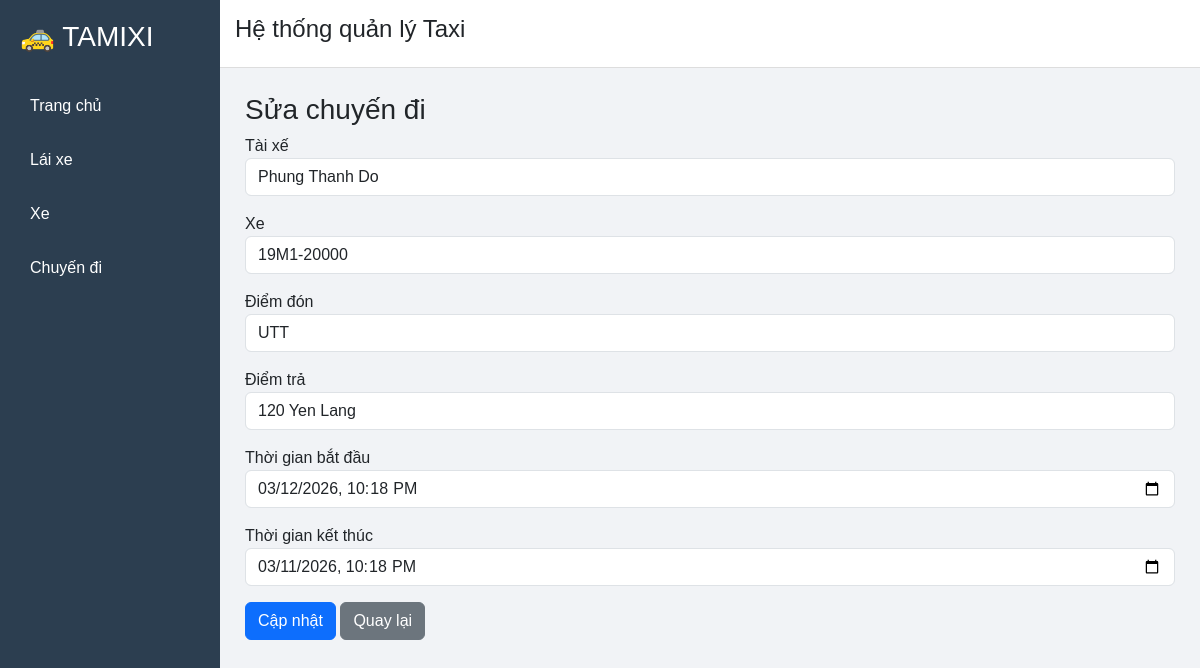
Before: /edit_trip/1 with the older database file.
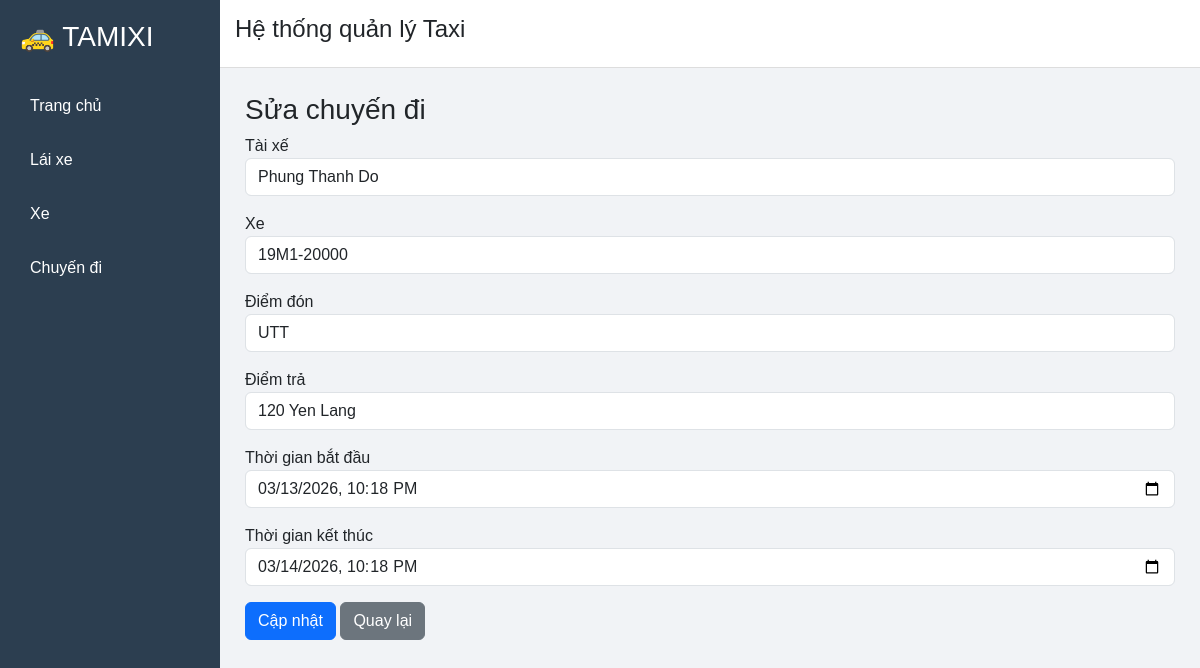
After: the same page with the newer database file.
### tables this page shows
CREATE TABLE Trips (
    trip_id INTEGER PRIMARY KEY AUTOINCREMENT,
    driver_id INTEGER,
    car_id INTEGER,
    pickup_location TEXT,
    dropoff_location TEXT,
    start_time DATETIME,
    end_time DATETIME,
    FOREIGN KEY(driver_id) REFERENCES Drivers(driver_id),
    FOREIGN KEY(car_id) REFERENCES Cars(car_id)
);

CREATE TABLE Drivers (
    driver_id INTEGER PRIMARY KEY AUTOINCREMENT,
    name TEXT NOT NULL,
    phone TEXT,
    license_number TEXT,
    status TEXT
);

CREATE TABLE Cars (
    car_id INTEGER PRIMARY KEY AUTOINCREMENT,
    plate_number TEXT NOT NULL,
    car_model TEXT,
    status TEXT
);

### app.py (the view, shortened to what this page needs)
@app.route("/edit_trip/<id>", methods=["GET","POST"])
def edit_trip(id):
    conn = get_db()
    cursor = conn.cursor()
    cursor.execute("SELECT * FROM Drivers")
    drivers = cursor.fetchall()
    cursor.execute("SELECT * FROM Cars")
    cars = cursor.fetchall()
    cursor.execute("SELECT * FROM Trips WHERE trip_id=?", (id,))
    trip = cursor.fetchone()
    conn.close()
    return render_template("edit_trip.html",trip=trip,drivers=drivers,cars=cars)

### app.py (called while the page is built)
def get_db():
    conn = sqlite3.connect("taxi.db")
    conn.row_factory = sqlite3.Row
    return conn

### templates/edit_trip.html
{% extends "layout.html" %}
{% block content %}
<h3>Sửa chuyến đi</h3>
<form method="POST">
<div class="mb-3">
<label>Tài xế</label>
<select name="driver_id" class="form-control">
{% for d in drivers %}
<option value="{{d.driver_id}}"
{% if d.driver_id == trip.driver_id %}selected{% endif %}>
{{d.name}}
</option>
{% endfor %}
</select>
</div>
<div class="mb-3">
<label>Xe</label>
<select name="car_id" class="form-control">
{% for c in cars %}
<option value="{{c.car_id}}"
{% if c.car_id == trip.car_id %}selected{% endif %}>
{{c.plate_number}}
</option>
{% endfor %}
</select>
</div>
<div class="mb-3">
<label>Điểm đón</label>
<input type="text"
name="pickup"
value="{{trip.pickup_location}}"
class="form-control">
</div>
<div class="mb-3">
<label>Điểm trả</label>
<input type="text"
name="dropoff"
value="{{trip.dropoff_location}}"
class="form-control">
</div>
<div class="mb-3">
<label>Thời gian bắt đầu</label>
<input type="datetime-local"
name="start_time"
value="{{trip.start_time}}"
class="form-control">
</div>
<div class="mb-3">
<label>Thời gian kết thúc</label>
<input type="datetime-local"
name="end_time"
value="{{trip.end_time}}"
class="form-control">
</div>
<button class="btn btn-primary">Cập nhật</button>
<a href="/trips" class="btn btn-secondary">Quay lại</a>
</form>
{% endblock %}

Changed rows visible on the page:
changed Trips "UTT": start_time "03/12/2026 22:18" → "03/13/2026 22:18"; end_time "03/11/2026 22:18" → "03/14/2026 22:18"
